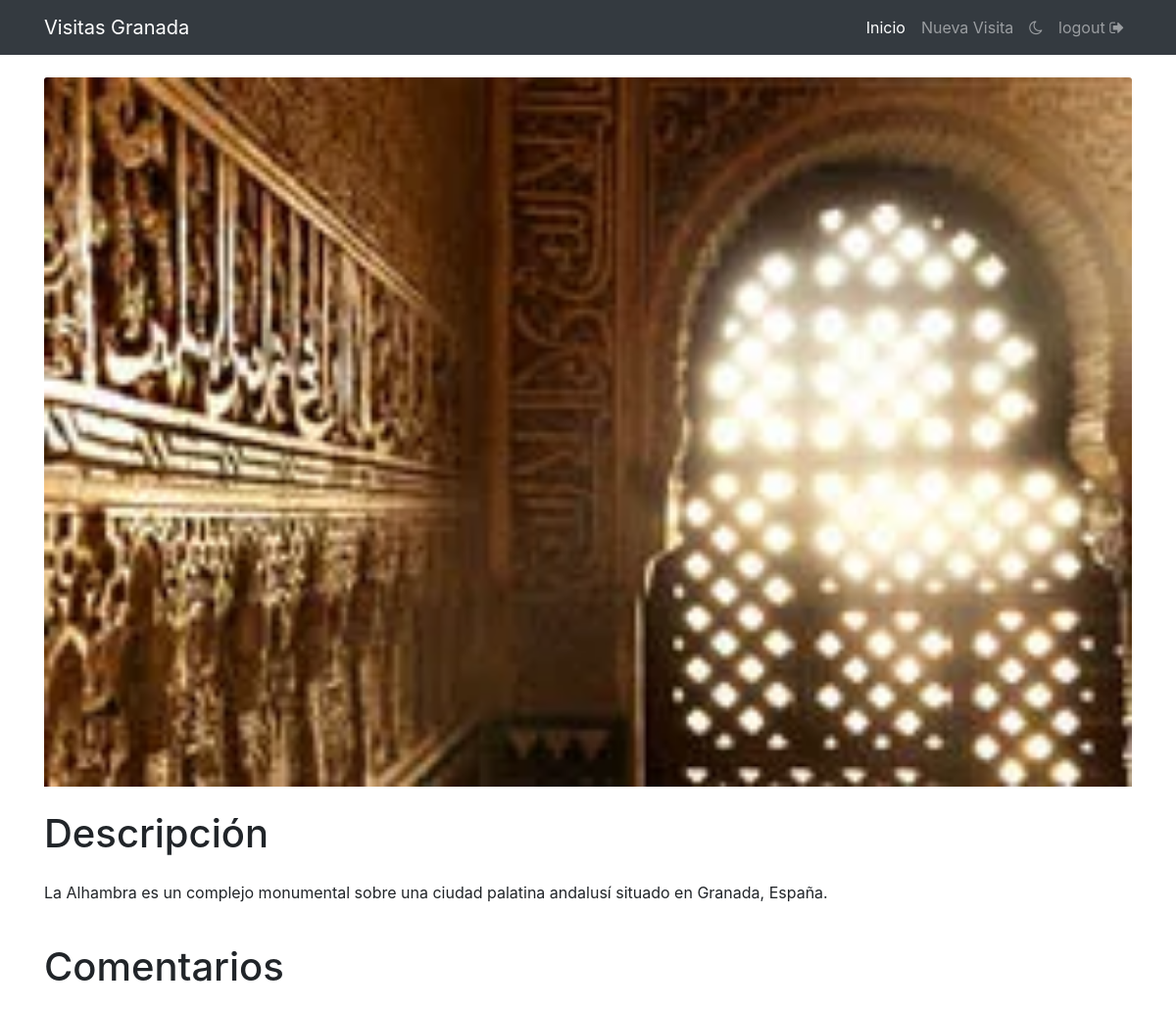
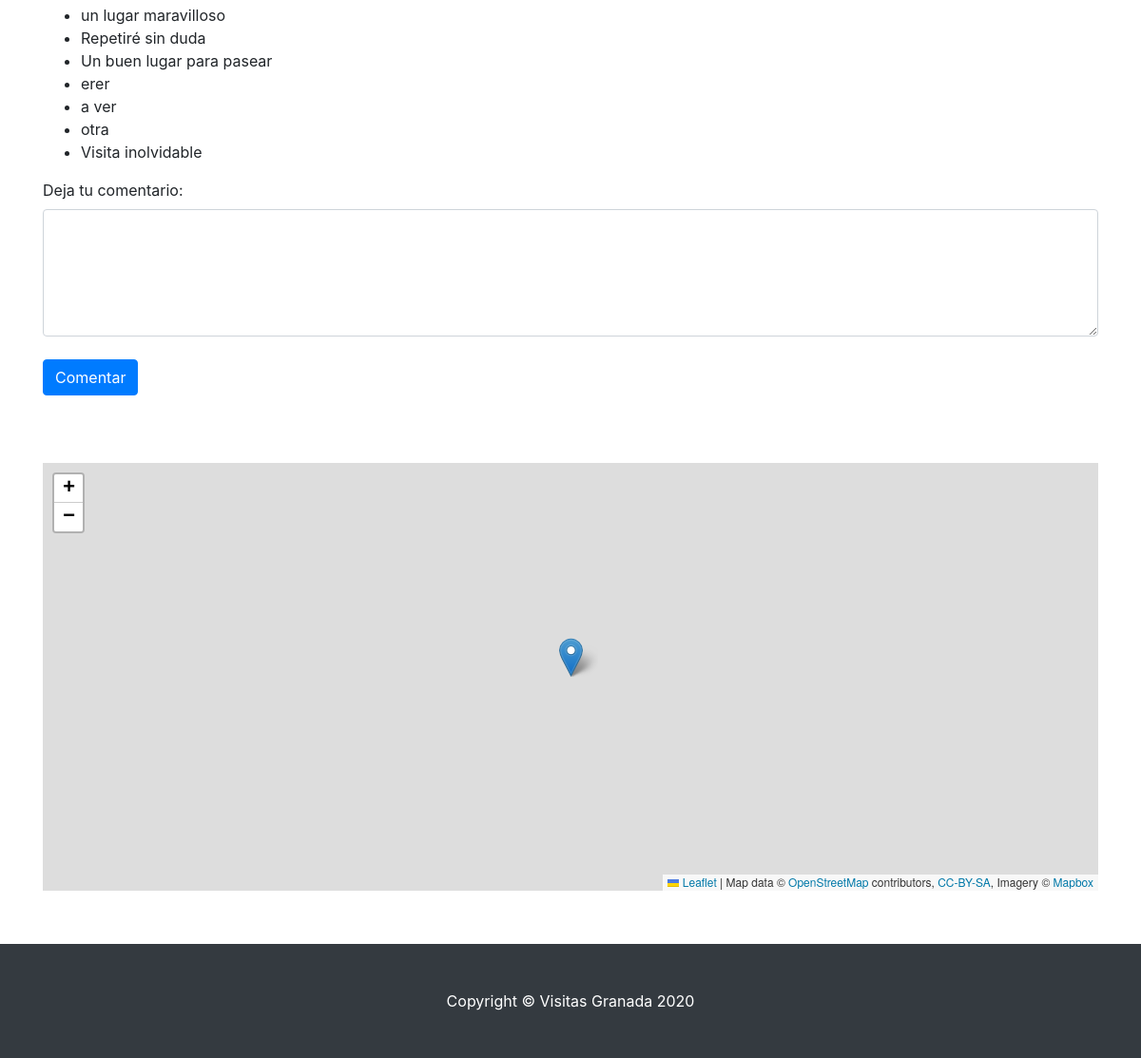
The app's page /visitas_granada/visit/7 (signed in) with its own data (2 pictures, top to bottom).
### visitas_granada/models.py (models this page shows)
class Visita(models.Model):
    nombre = models.CharField(max_length=100)
    descripcion = models.CharField(max_length=1000)
    likes = models.IntegerField(default=0)
    foto = models.FileField(upload_to='fotos', blank=True)

class Comentario(models.Model):
    visita = models.ForeignKey(Visita, on_delete=models.CASCADE)
    texto = models.CharField(max_length=500)

### visitas_granada/views.py (the view)
# urls.py: path('visit/<int:visit_id>', views.getVisit, name='getVisit'),
def getVisit(request, visit_id):
    visit = Visita.objects.get(id=visit_id)
    coments = Comentario.objects.filter(visita=visit_id)
    return render(request, 'visit.html', {'visit': visit, 'coments': coments})

### visitas_granada/templates/visit.html (shortened to what this page needs)
{% extends 'base.html' %}
{% load static %}
  {% block includes%}
    <link href="{% static 'css/styles.css' %}" rel="stylesheet">
  {% endblock %}
  {% block content %}
    <div class="row">
      <div id="ContainerImgVisit" class="col-lg-12 col-md-12 col-xs-12">
        <img class="card-img-top" src="/media/{{ visit.foto }}" alt="">
      </div>
    </div>
  <div class="row">
      <div class="col-lg-12 col-md-12 col-xs-12">
        <h1 class="my-4">Descripción</h1>
        <p>{{visit.descripcion}}</p>
      </div>
  </div>
  <div class="row">
      <div class="col-lg-12 col-md-12 col-xs-12">
        <h1 class="my-4">Comentarios</h1>
        <div id="ListComments">
        <ul>
          {% for coment in coments %}
            <li>{{coment.texto}}</li>
          {% endfor %}
        </ul>
        </div>
        <div class="form-group">
          <label for="comment">Deja tu comentario:</label>
          <textarea class="form-control" rows="5" id="comment"></textarea>
          <br>
          <button id="ButtonComment" data-id-visit="{{visit.id}}" type="submit" class="btn btn-primary" value="Comentar">Comentar</button>
        </div>
      </div>
  </div>
  <div class="row">
      <div class="col-lg-12 col-md-12 col-xs-12">
        <div id="mapid"></div>
      </div>
  </div>
  {% endblock %}

### visitas_granada/static/css/shop-homepage.css (style rules this page uses)
body { padding-top: 56px; }

### visitas_granada/static/css/styles.css (style rules this page uses)
#ContainerImgVisit { margin-top: 2%; }
#mapid { width: 100%; height: 450px; margin-top: 5%; margin-bottom: 5%; }
.leaflet-container { width: 600px; height: 400px; }

### records on screen
Visita: foto (picture), descripcion "La Alhambra es un complejo monumental sobre una ciudad palatina andalusí situado en Granada, España."
Comentario: texto "un lugar maravilloso"
Comentario: texto "Repetiré sin duda"
Comentario: texto "Un buen lugar para pasear"
Comentario: texto "erer"
Comentario: texto "a ver"
Comentario: texto "otra"
Comentario: texto "Visita inolvidable"
